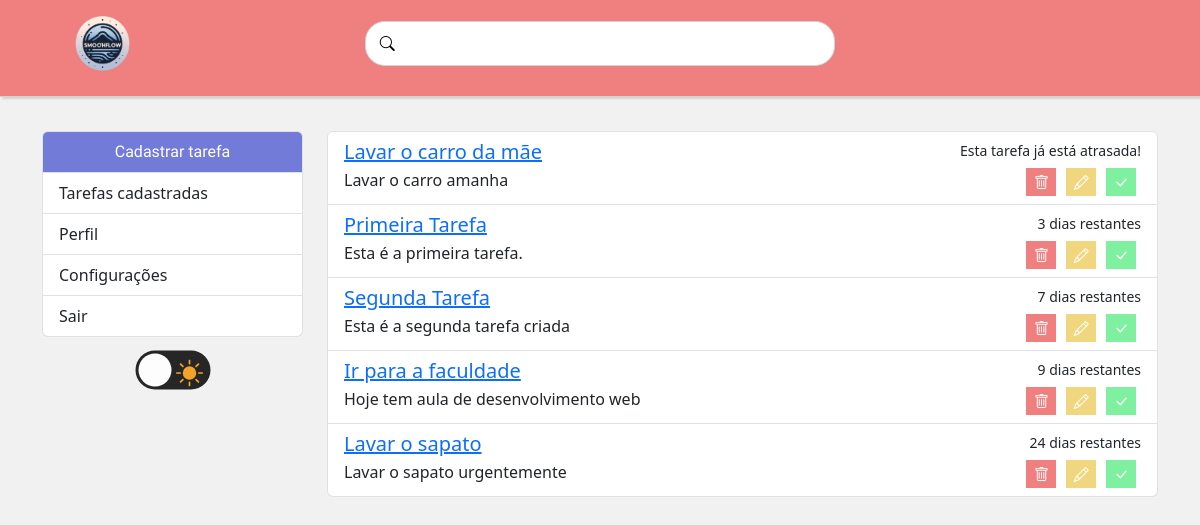
Before: / with the older database file.
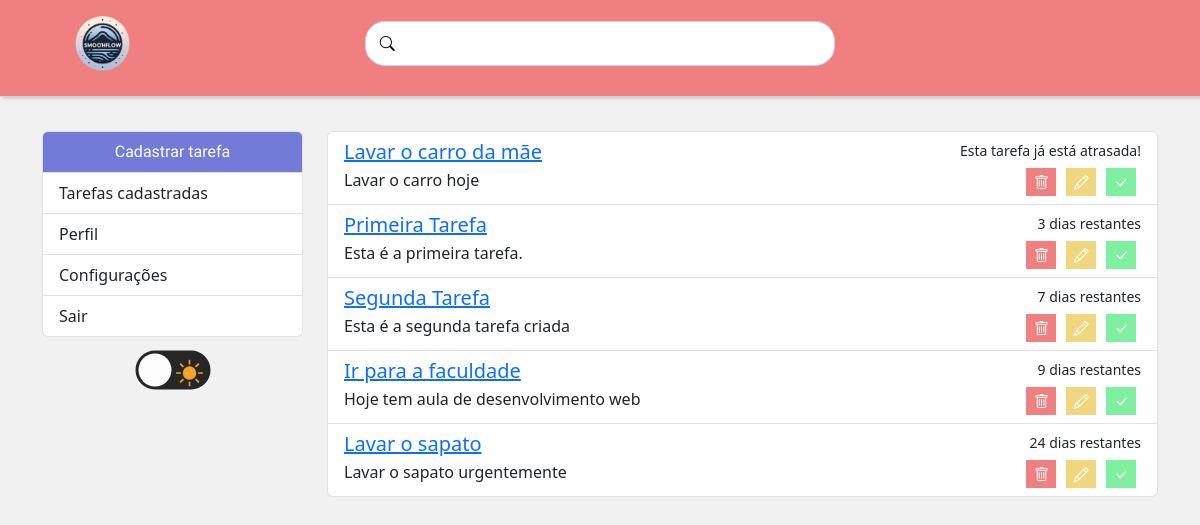
After: the same page with the newer database file.
### tarefas/models.py (models this page shows, shortened)
class Tarefas(models.Model):
    STATUS=(
        ('doing', 'Doing'),
        ('done', 'Done'),
    )
    titulo = models.CharField(max_length=100, null=False, blank=False)
    descricao = models.CharField(max_length=150)
    done = models.CharField(
        max_length=5,
        choices=STATUS,
    )
    criado_em = models.DateField(auto_now_add=True, null=False, blank=False)
    atualizado_em = models.DateTimeField(auto_now=True)
    termino = models.DateField(null=False, blank=False)
    finalizado_em = models.DateField(null=True, blank=True)

### tarefas/views.py (the view, shortened to what this page needs)
# urls.py: 2. Add a URL to urlpatterns:  path('', views.home, name='home')
def home(request):
    tarefas = Tarefas.objects.all().order_by('termino')
    return render(request, "tarefas/home.html", {"tarefas": tarefas})

### tarefas/templatetags/base64_encode.py (called while the page is built)
@register.filter
def base64_encode(value):
    return base64.b64encode(str(value).encode('utf-8')).decode('utf-8')

### tarefas/templates/tarefas/home.html (shortened to what this page needs)
{% extends "base.html" %}
{% load base64_encode %}
{% block content %}
<div class="col-md-9">
    {% if tarefas %}
        <ul class="list-group" id="item-tarefa">
            {% for tarefa in tarefas %}
                <li class="list-group-item lista-de-tarefas">
                    <div class="d-flex w-100 justify-content-between">
                        {% with encoded_id=tarefa.id|base64_encode %}
                            <h5 class="mb-1" ><a href="{% url 'verTarefa' encoded_id=encoded_id %}">{{ tarefa.titulo }}</a></h5>
                        {% endwith %}
                        <small class="tempoRestante" data-termino="{{ tarefa.termino }}">{{ tarefa.termino }}</small>
                    </div>
                    <div class="d-flex w-100 justify-content-between">
                        <p class="mb-1">{{ tarefa.descricao|default:"-" }}</p>
                        <div class="botoes-controle">
                            <a href="deleta/{{ tarefa.id }}" class="botao-deleta"><i class="bi bi-trash"></i></a>
                            <a href="edit/{{ tarefa.id }}" class="botao-atualiza"><i class="bi bi-pencil"></i></a>
                            <a href="#" class="botao-concluir"><i class="bi bi-check-lg"></i></a>
                        </div>
                    </div>
                </li>
            {% endfor %}
        </ul>
        {% else %}
            <p>Sem tarefas cadastradas</p>
    {% endif %}
</div>
{% endblock  %}

Changed rows visible on the page:
changed Tarefas "Lavar o carro da mãe": descricao "Lavar o carro amanha" → "Lavar o carro hoje"
